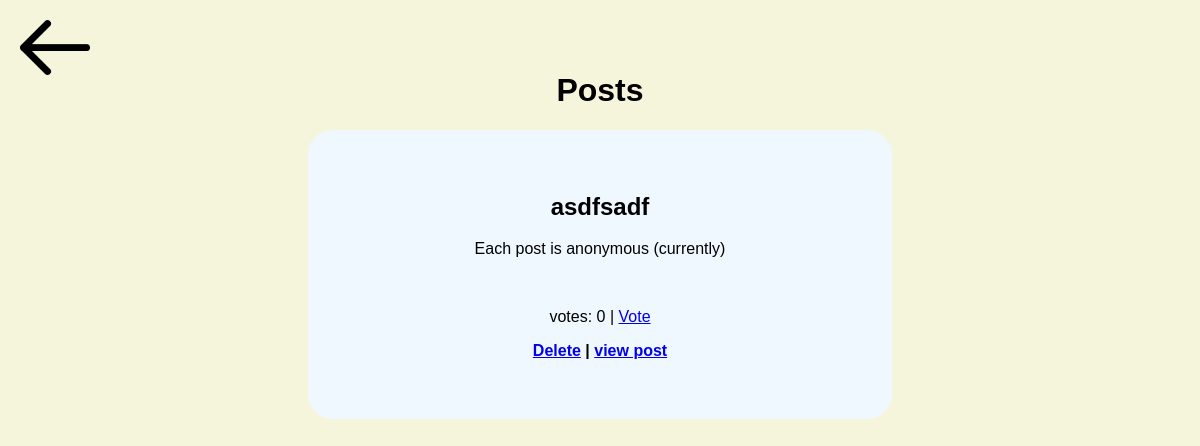
Before: /recipient with the older database file.
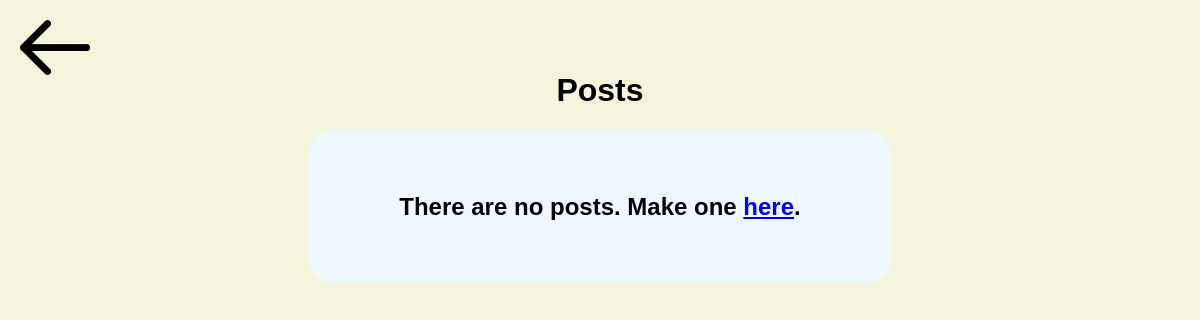
After: the same page with the newer database file.
### app.py (models this page shows, shortened)
class entry(db.Model):
    id = db.Column(db.Integer, primary_key=True)
    title = db.Column(db.String(150), nullable=False)
    content = db.Column(db.String(400), nullable=False)
    date_created = db.Column(db.DateTime, default=datetime.now)
    votes = db.Column(db.Integer, default=0)
    comments = db.relationship('comment', backref="entry", lazy=True, cascade='all, delete')

### app.py (the view)
@app.route('/recipient')
def viewentries():
    submissions = entry.query.order_by(entry.date_created).all()
    return render_template('recipient.html', submissions=submissions)

### templates/recipient.html (shortened to what this page needs)
{% extends 'base.html' %}
{% block body %}
<a href="/"><img src="{{ url_for('static', filename='images/back-arrow.png') }}" class="back"></a>
<h1>Posts</h1>
<div class="box">
    {% if submissions|length < 1 %}
        <h2>There are no posts. Make one <a href="/dropper">here</a>.</h2>
    {% endif %}
    {% for entry in submissions %}
        <h2>{{ entry.title }}</h2>
        <p>{{ entry.content }}</p>
        <br>
        <p>votes: {{ entry.votes }} | <a href="/upvote-post/{{ entry.id }}">Vote</a></p>
        <p><b><a href="/del/{{entry.id}}">Delete</a> | <a href="/post/{{entry.id}}">view post</a></b></p>
    {% endfor %}
</div>
{% endblock %}

### templates/base.html (shortened to what this page needs)
<!DOCTYPE html>
<html>
    <head>
        <link rel="stylesheet" href="{{ url_for('static', filename='css/main.css') }}">
    </head>
    <body>
        {% block body %}{% endblock %}
    </body>
</html>

### static/css/main.css (style rules this page uses)
body { background-color: beige; font-family: sans-serif; text-align: center; margin: 6%; }
.box { background-color: aliceblue; width: 40%; min-width: 500px; margin:auto; border-radius: 25px; padding: 4%; }
img.back { position:absolute; width: 70px; top: 20px; left: 20px; }

Changed rows visible on the page:
removed entry: title "asdfsadf", content "Each post is anonymous (currently)", votes "0"
Other visible differences:
text now shown: "There are no posts. Make one here ."
